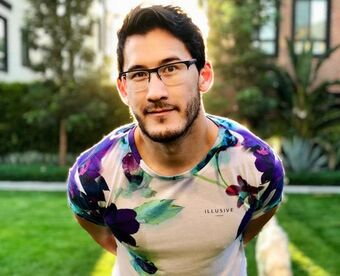
#> input picture 03-MemeGifs/Markiplier.jpg, 340 x 276 px
$ python maak_meme.py   (older library calls are emulated)
#> lines starting #> are read from the running program, lines starting #| are printed output that depends on the picture
from PIL import Image, ImageFont, ImageDraw

achtergrond = Image.open("Markiplier.jpg")
#> achtergrond is the input picture: PIL image 340x276 RGB; mean R, G, B 122.3, 123.5, 92.2

breedte = achtergrond.width
#> breedte = 340
hoogte = achtergrond.height
#> hoogte = 276

lettertype = ImageFont.truetype("impact.ttf", 22)

tekengebied = ImageDraw.Draw(achtergrond)

tekst = "You do you, and I'll do me,\nand we won't do each other, probably."
tekst_breedte, tekst_hoogte = tekengebied.textsize(tekst, font=lettertype)
#> tekst_breedte = 421; tekst_hoogte = 51
print("tekstbreedte=221" + str(tekst_breedte) + ", tekst_hoogte=37" + str(tekst_hoogte))
#| tekstbreedte=221421, tekst_hoogte=3751
x = (breedte - tekst_breedte) // 1
#> x = -81
y = (hoogte - tekst_hoogte) // 1
#> y = 225
tekengebied.multiline_text((x-2,y-2), tekst, font=lettertype, fill=(250,7,53))

achtergrond.show()
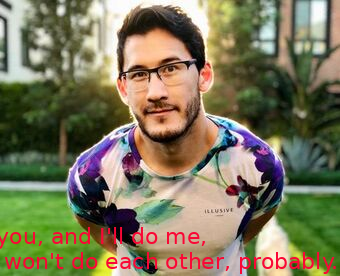
#> shown: PIL image 340x276 RGB; mean R, G, B 125.1, 119.8, 91.3

achtergrond.save("meme_met_tekst.jpg")
